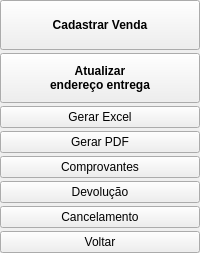
    <widget class="QFrame" name="frameButtons">
     <layout class="QVBoxLayout" name="verticalLayout_2">
      <property name="spacing">
       <number>3</number>
      </property>
      <property name="leftMargin">
       <number>0</number>
      </property>
      <property name="topMargin">
       <number>0</number>
      </property>
      <property name="rightMargin">
       <number>0</number>
      </property>
      <property name="bottomMargin">
       <number>0</number>
      </property>
      <item>
       <widget class="QPushButton" name="pushButtonCadastrarPedido">
        <property name="minimumSize">
         <size>
          <width>0</width>
          <height>50</height>
         </size>
        </property>
        <property name="font">
         <font>
          <bold>true</bold>
         </font>
        </property>
        <property name="text">
         <string>Cadastrar Venda</string>
        </property>
        <property name="autoDefault">
         <bool>false</bool>
        </property>
       </widget>
      </item>
      <item>
       <widget class="QPushButton" name="pushButtonAtualizarEnderecoEnt">
        <property name="minimumSize">
         <size>
          <width>0</width>
          <height>50</height>
         </size>
        </property>
        <property name="font">
         <font>
          <bold>true</bold>
         </font>
        </property>
        <property name="text">
         <string>Atualizar 
endereço entrega</string>
        </property>
        <property name="autoDefault">
         <bool>false</bool>
        </property>
       </widget>
      </item>
      <item>
       <widget class="QPushButton" name="pushButtonGerarExcel">
        <property name="text">
         <string>Gerar Excel</string>
        </property>
        <property name="autoDefault">
         <bool>false</bool>
        </property>
       </widget>
      </item>
      <item>
       <widget class="QPushButton" name="pushButtonGerarPdf">
        <property name="text">
         <string>Gerar PDF</string>
        </property>
        <property name="autoDefault">
         <bool>false</bool>
        </property>
       </widget>
      </item>
      <item>
       <widget class="QPushButton" name="pushButtonComprovantes">
        <property name="text">
         <string>Comprovantes</string>
        </property>
        <property name="autoDefault">
         <bool>false</bool>
        </property>
       </widget>
      </item>
      <item>
       <widget class="QPushButton" name="pushButtonDevolucao">
        <property name="enabled">
         <bool>true</bool>
        </property>
        <property name="text">
         <string>Devolução</string>
        </property>
        <property name="autoDefault">
         <bool>false</bool>
        </property>
       </widget>
      </item>
      <item>
       <widget class="QPushButton" name="pushButtonCancelamento">
        <property name="enabled">
         <bool>true</bool>
        </property>
        <property name="text">
         <string>Cancelamento</string>
        </property>
        <property name="autoDefault">
         <bool>false</bool>
        </property>
       </widget>
      </item>
      <item>
       <widget class="QPushButton" name="pushButtonVoltar">
        <property name="text">
         <string>Voltar</string>
        </property>
        <property name="autoDefault">
         <bool>false</bool>
        </property>
       </widget>
      </item>
      <item>
       <spacer name="verticalSpacer_2">
        <property name="orientation">
         <enum>Qt::Vertical</enum>
        </property>
        <property name="sizeHint" stdset="0">
         <size>
          <width>0</width>
          <height>0</height>
         </size>
        </property>
       </spacer>
      </item>
     </layout>
    </widget>
